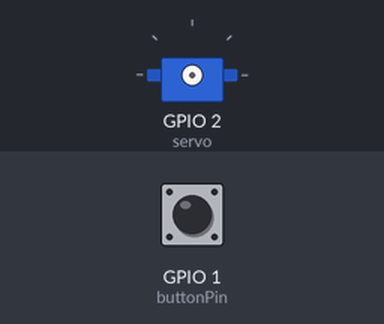
Recording of a sketch running on a simulated ESP8266 (NodeMCU). Shown: servo. Inputs (shaded band) come from the test bench; at power-on: GPIO 1 (buttonPin) HIGH. WiFi joins after 1.5 s; servers stay silent unless stated.

Above: at 3.0 s.
3.1 s: GPIO 1 (buttonPin) pulled LOW for 3.2 s
At 5.3 s:
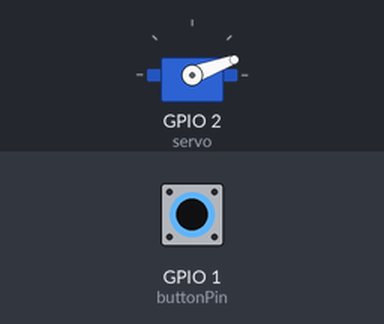
7.8 s: GPIO 1 (buttonPin) pulled LOW for 0.15 s
At 8.6 s:
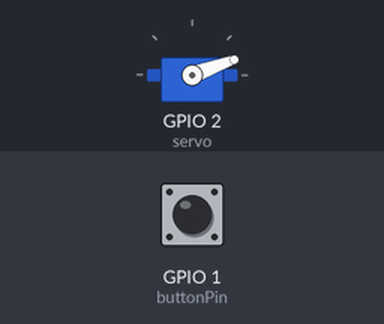
9.4 s: GPIO 1 (buttonPin) pulled LOW for 1 s
At 9.8 s:
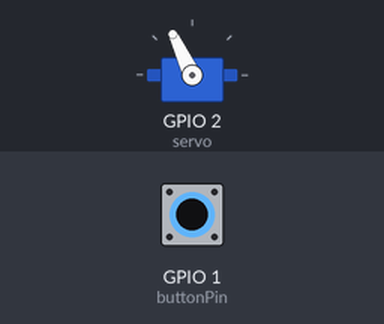
Timing chart, 0 to 12.4 s (numbered marks = the images above; inputs shaded):
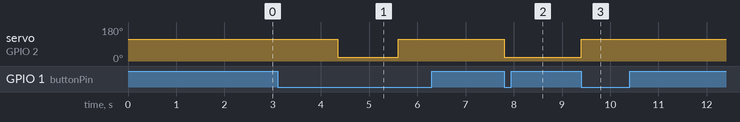

The sketch:

SmartDoorLock.ino
```cpp
// (licence header left out)
#include <ESP8266WiFi.h>
#include <BlynkSimpleEsp8266.h>
#include <Servo.h>

char auth[] = "PASTE HERE"; /* Blynk Auth Token */
char ssid[] = "ENTER HERE"; /* WiFi name */
char pass[] = "ENTER HERE"; /* WiFi Password */
const int lockedState = 115; /* Degree the servo rotates to when locked. You may need to tweak this depending on your door. */
const int unlockedState = 20; /* Degree the servo rotates to when unlocked. You may need to tweak this depending on your door. */
const int buttonPin = 1; /* pin that physical button is conncected to */
int buttonState = 0;
boolean toggle = true;

Servo servo;

BLYNK_WRITE(V0)
  {
  int lockState = param.asInt();
  if (lockState == 1) { /* If the button in blynk app is clicked */
    servo.attach(2); /* Attach servo on GPIO 2 (physical pin D4) */
    servo.write(lockedState); /* lock door */
    Blynk.notify("The door has been locked!");
    delay(750); /* Wait 750 ms */
    servo.detach(); /* Detach the servo to prevent stripping the gears if the door is manually unlocked */
    }
  else {
    servo.attach(2); /* Attach servo on GPIO 2 (physical pin D4) */
    servo.write(unlockedState); /* otherwise if lock state is 0, unlock door */
    Blynk.notify("The door has been unlocked!");
    delay(750); /* Wait 750 ms */
    servo.detach(); /* Detach the servo to prevent stripping the gears if the door is manually unlocked */
    }
  }

void setup()
{
  Blynk.begin(auth, ssid, pass); /* Connects to Blynk */
  pinMode(buttonPin, INPUT); /*Sets the button pin as an input */
  digitalWrite(1, HIGH); /* Sets the button pin to the high (unpressed) state as default */
}

void loop()
{
  buttonState = digitalRead(buttonPin); /* reads the current state of the button */
  if (buttonState == LOW) /* if the button is pressed */
  {
    if(toggle)
    {
      servo.attach(2); /* Attach servo on GPIO 2 (physical pin D4) */
      servo.write(lockedState); /* lock the door */
      toggle = !toggle;
      delay(750); /* Wait 750 ms */
      servo.detach(); /* Detach the servo to prevent stripping the gears if the door is manually unlocked */
    }
    else
    {
      servo.attach(2); /* Attach servo on GPIO 2 (physical pin D4) */
      servo.write(unlockedState);
      toggle = !toggle;
      delay(750); /* Wait 750 ms */
      servo.detach(); /* Detach the servo to prevent stripping the gears if the door is manually unlocked */
    }
    delay(500);
  }

  Blynk.run(); /* Communication with Blynk */

}
```

Measured:
- after the input at 3.1 s, servo on GPIO 2 (servo): 115° → 20° after 1.3 s, → 115° 1.3 s later
- after the input at 7.8 s, servo on GPIO 2 (servo): 115° → 20° at once
- after the input at 9.4 s, servo on GPIO 2 (servo): 20° → 115° at once
